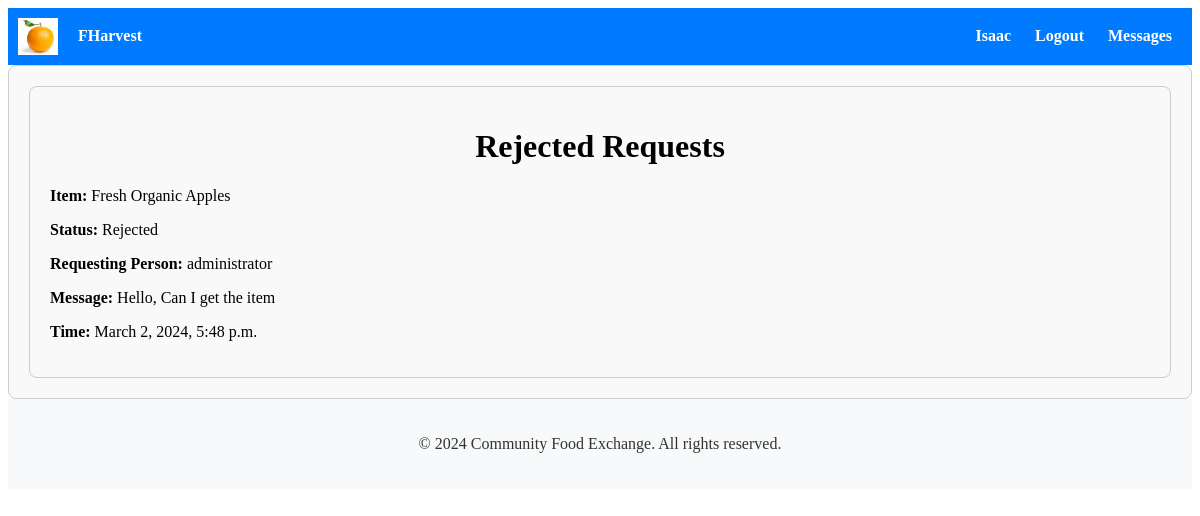
/exchange/rejected-requests/ (signed in), run on the app's committed database.
### exchange/models.py (models this page shows, shortened)
class ExchangeRequest(models.Model):
    STATUS_CHOICES = [
        ('pending', 'Pending'),
        ('accepted', 'Accepted'),
        ('rejected', 'Rejected'),
        ('cancelled', 'Cancelled'),
    ]
    sender = models.ForeignKey(User, on_delete=models.CASCADE, related_name='exchange_sent_requests')
    receiver = models.ForeignKey(User, on_delete=models.CASCADE, related_name='exchange_received_requests')
    listing = models.ForeignKey(Listing, on_delete=models.CASCADE)
    message = models.TextField()
    status = models.CharField(max_length=20, choices=STATUS_CHOICES, default='pending')
    reason_for_cancellation = models.TextField(blank=True, null=True)
    created_at = models.DateTimeField(auto_now_add=True)

### listings/models.py (models this page shows, shortened)
class Listing(models.Model):
    user = models.ForeignKey(User, on_delete=models.CASCADE)
    item_name = models.CharField(max_length=100)
    description = models.TextField()
    quantity = models.CharField(max_length=100)  # Change to CharField
    expiration_date = models.DateField()
    preferred_exchange_method = models.CharField(max_length=200, help_text="Preferred exchange method")  # Add preferred exchange method
    created_at = models.DateTimeField(auto_now_add=True)
    image = CloudinaryField('image')

### exchange/views.py (the view)
# urls.py: path('rejected-requests/', rejected_requests, name='rejected_requests'),
@login_required
def rejected_requests(request):
    rejected_requests = ExchangeRequest.objects.filter(receiver=request.user, status='Rejected').order_by('-created_at')
    rejected_count = rejected_requests.count()
    return render(request, 'exchange/rejected_requests.html', {'rejected_requests': rejected_requests, 'rejected_count': rejected_count})

### exchange/templates/exchange/rejected_requests.html
{% extends 'accounts/base.html' %}
{% block content %}
<div class="container">
  <h1>Rejected Requests</h1>
  {% if rejected_requests %}
    <div class="exchange-requests">
      {% for request in rejected_requests %}
        <div class="exchange-request">
          <p><strong>Item: </strong>{{ request.listing.item_name }}</p>
          <p><strong>Status: </strong>{{ request.status }}</p>
          <p><strong>Requesting Person: </strong>{{ request.sender }}</p>
          <p><strong>Message: </strong>{{ request.message }}</p>
          <p><strong>Time: </strong>{{ request.created_at }}</p>
        </div>
      {% endfor %}
    </div>
  {% else %}
    <p>No rejected requests yet.</p>
  {% endif %}
</div>
{% endblock %}

### accounts/templates/accounts/base.html (shortened to what this page needs)
{% load static %}
<!DOCTYPE html>
<html lang="en">
<head>
    <link rel="stylesheet" type="text/css" href="{% static 'css/style.css' %}">
    <link href="https://cdn.jsdelivr.net/npm/bootstrap-icons@1.11.3/font/bootstrap-icons.css" rel="stylesheet">
    <link rel="stylesheet" href="{% static 'path/to/compiled/bootstrap-icons.css' %}">
</head>
<body>
    <nav>
        <div class="brand-name">
            <img src="{% static 'logo.png' %}" alt="Logo" class="logo">
            <a href="{% url 'home' %}" style="color: inherit; text-decoration: none;">
                FHarvest
            </a>
        </div>
        <div class="nav-links">
            {% if user.is_authenticated %}
            <a href="{% url 'profile_update' %}">
                <span class="username">{{ user.username }}</span>
            </a>
            <a href="{% url 'logout' %}">Logout</a>
            <a href="{% if latest_conversation_id %}{% url 'conversation_detail' latest_conversation_id %}{% else %}{% url 'conversation_list' %}{% endif %}">
                Messages {% if unread_messages_count %}<span class="badge">{{ unread_messages_count }}</span>{% endif %}
            </a>
            {% else %}
            <a href="{% url 'login' %}">Login</a>
            <a href="{% url 'signup' %}">Signup</a>
            {% endif %}
        </div>
    </nav>
    <div class="container">
        {% block content %}
        {% endblock %}
    </div>
    <footer>
        <p>© 2024 Community Food Exchange. All rights reserved.</p>
    </footer>
</body>
</html>

### accounts/static/css/style.css (style rules this page uses)
.container { max-width: 1200px; margin: 0 auto; padding: 2px; }
.brand-name { display: flex; align-items: center; }
.logo { width: 50px; margin-right: 10px; }
.container { max-width: 800px; margin: 0 auto; }
.container { max-width: 800px; margin: 20px auto; padding: 2px; border: 1px solid #ccc; border-radius: 8px; background-color: #f9f9f9; }
.container h1 { text-align: center; }

### accounts/templates/accounts/base.html (style rules this page uses)
nav { background-color: #007bff; color: #fff; padding: 10px; display: flex; justify-content: space-between; align-items: center; }
nav a { color: #fff; text-decoration: none; margin: 0 10px; font-weight: bold; }
.brand-name { cursor: pointer; display: flex; align-items: center; }
.logo { width: 40px; height: auto; margin-right: 10px; }
footer { background-color: #f8f9fa; color: #333; padding: 20px; text-align: center; }
.container { max-width: 100%; margin: 0 auto; padding: 20px; box-sizing: border-box; }

### data on the page
ExchangeRequest: listing.item_name "Fresh Organic Apples", status "Rejected", sender "administrator", message "Hello, Can I get the item", created_at "March 2, 2024, 5:48 p.m."

### other printed values
{{ user.username }} "Isaac"
